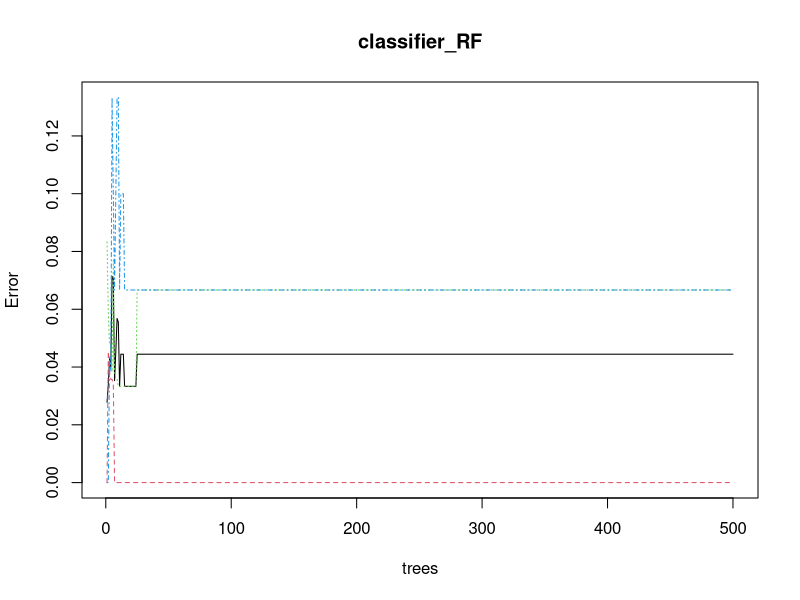
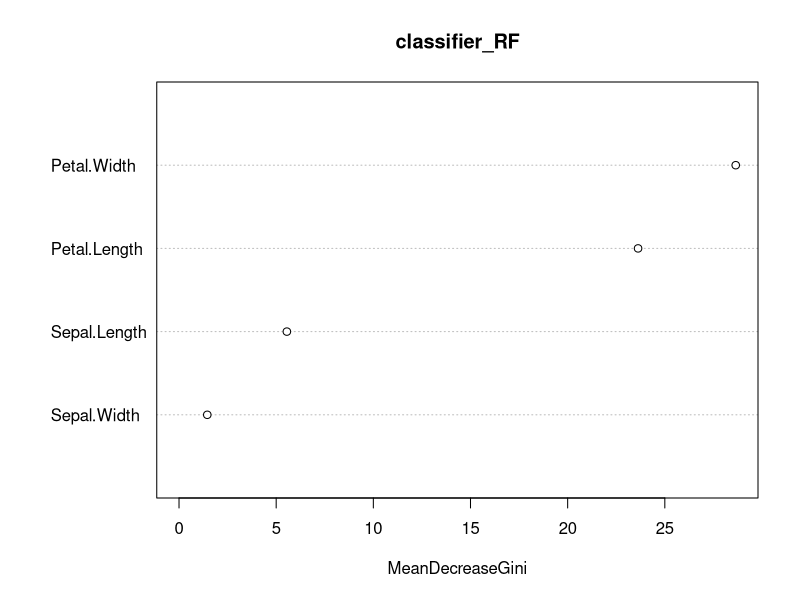

R code for these plots, in order:
#Load dataset
data("iris")
#Structure
str(iris)
head(iris)
#Installing packages
#install.packages("caTools")       #For sampling dataset
#install.packages("randomForest")  #For implementing Random Forest Algorithm
#Loading packages
library(caTools)
library(randomForest)

#Splitting data in train and test data
dim(iris)
split <- sample.split(iris, SplitRatio = 0.7)
split
train <- subset(iris, split == "TRUE")
dim(train)
test <- subset(iris, split == "FALSE")
dim(test)
#Fitting Random Forest to train dataset
set.seed(120)
classifier_RF = randomForest(x=train[-5], y=train$Species, ntree=500)  #First 4 columns as features, Species as dependent variable
classifier_RF

#Predicting the Test set results
y_pred = predict(classifier_RF, newdata=test[-5])
#Confusion Matrix
confusion_mtx <- table(test[, 5], y_pred)
confusion_mtx
#Plotting the model
plot(classifier_RF)
#Important features
importance(classifier_RF)
#Variable importance plot
varImpPlot(classifier_RF)
